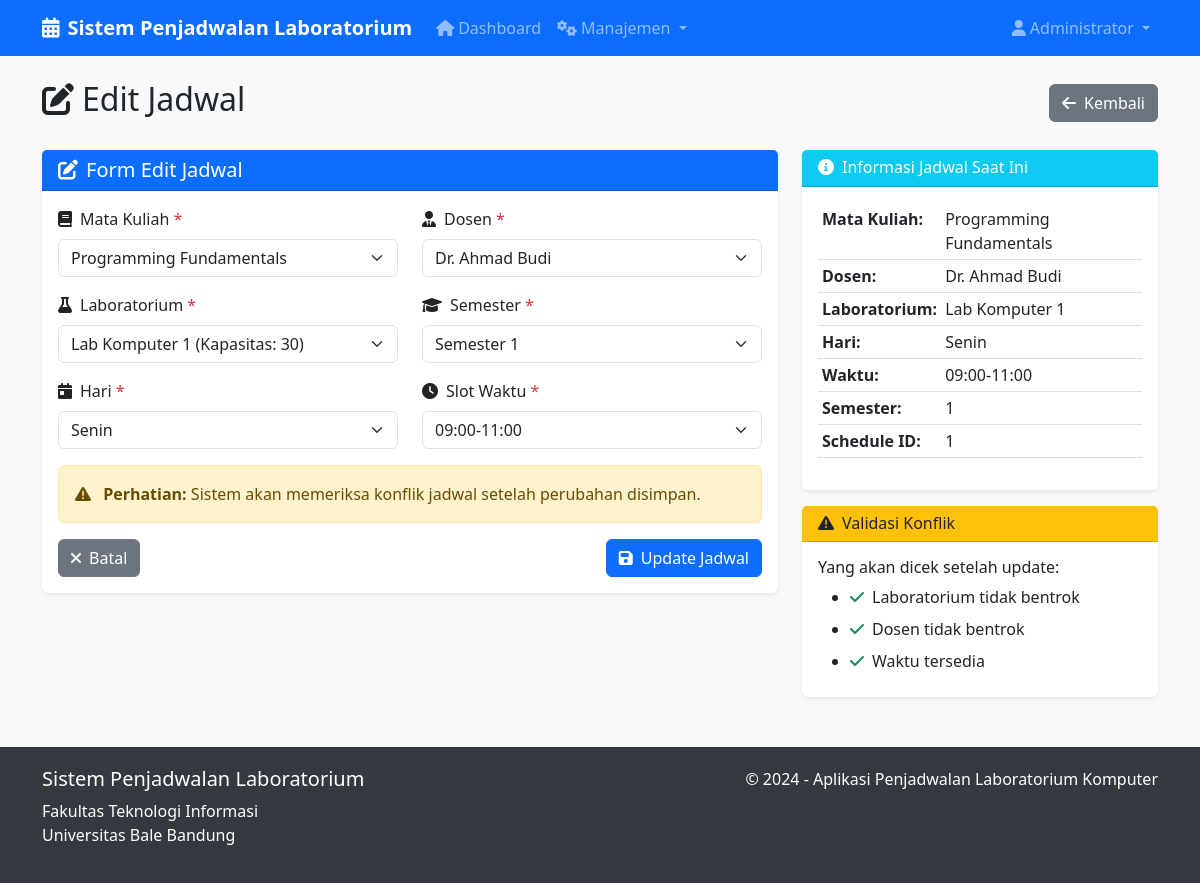
Before: /schedules/edit/1 (signed in) with the older database file.
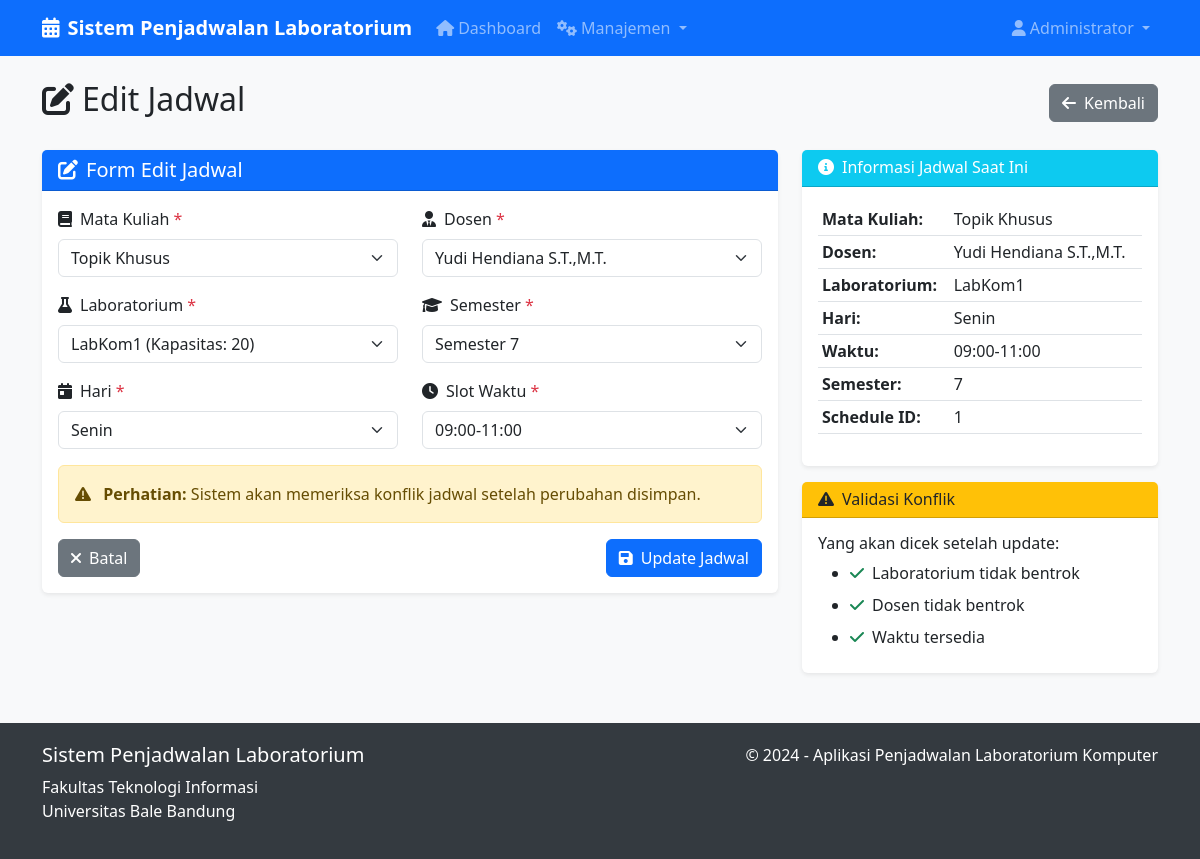
After: the same page with the newer database file.
### app.py (models this page shows)
class Schedule(db.Model):
    id = db.Column(db.Integer, primary_key=True)
    course_id = db.Column(db.Integer, db.ForeignKey('course.id'), nullable=False)
    lecturer_id = db.Column(db.Integer, db.ForeignKey('user.id'), nullable=False)
    lab_id = db.Column(db.Integer, db.ForeignKey('lab.id'), nullable=False)
    day = db.Column(db.String(10), nullable=False)  # Senin, Selasa, etc.
    time_slot = db.Column(db.String(20), nullable=False)  # 08:00-10:00, etc.
    semester = db.Column(db.String(20), nullable=False)  # Ganjil 2024/2025, etc.
    created_at = db.Column(db.DateTime, default=datetime.utcnow)

class Course(db.Model):
    id = db.Column(db.Integer, primary_key=True)
    course_name = db.Column(db.String(100), nullable=False)
    schedules = db.relationship('Schedule', backref='course', lazy=True)

class User(db.Model):
    id = db.Column(db.Integer, primary_key=True)
    username = db.Column(db.String(80), unique=True, nullable=False)
    password = db.Column(db.String(120), nullable=False)
    role = db.Column(db.String(20), nullable=False)  # admin, staff, lecturer
    full_name = db.Column(db.String(100), nullable=False)
    schedules = db.relationship('Schedule', backref='lecturer', lazy=True)

class Lab(db.Model):
    id = db.Column(db.Integer, primary_key=True)
    lab_name = db.Column(db.String(50), nullable=False)
    capacity = db.Column(db.Integer, nullable=False)
    schedules = db.relationship('Schedule', backref='laboratory', lazy=True)

### app.py (the view, shortened to what this page needs)
@app.route('/schedules/edit/<int:id>', methods=['GET', 'POST'])
@role_required('admin', 'staff')
def edit_schedule(id):
    schedule = Schedule.query.get_or_404(id)
    courses = Course.query.all()
    lecturers = User.query.filter_by(role='lecturer').all()
    labs = Lab.query.all()
    return render_template('edit_schedule.html',
                         schedule=schedule,
                         courses=courses,
                         lecturers=lecturers,
                         labs=labs)

### app.py (called while the page is built)
def role_required(*roles):
    def decorator(f):
        from functools import wraps
        @wraps(f)
        def decorated_function(*args, **kwargs):
            if 'user_id' not in session:
                flash('Silakan login terlebih dahulu', 'danger')
                return redirect(url_for('login'))
            user = User.query.get(session['user_id'])
            if user.role not in roles:
                flash('Anda tidak memiliki akses ke halaman ini', 'danger')
                return redirect(url_for('dashboard'))
            return f(*args, **kwargs)
        return decorated_function
    return decorator

### templates/edit_schedule.html (shortened to what the changed rows need)
{% extends "base.html" %}
{% block content %}
<div class="row">
    <div class="col-12">
        <div class="d-flex justify-content-between align-items-center mb-4">
            <h2><i class="fas fa-edit me-2"></i>Edit Jadwal</h2>
        </div>
    </div>
</div>
<div class="row">
    <div class="col-md-8">
        <div class="card">
            <div class="card-body">
                <form method="POST" id="scheduleForm">
                    <div class="row">
                        <div class="col-md-6 mb-3">
                            <label for="course_id" class="form-label">
                                <i class="fas fa-book me-2"></i>Mata Kuliah <span class="text-danger">*</span>
                            </label>
                            <select class="form-select" id="course_id" name="course_id" required>
                                {% for course in courses %}
                                <option value="{{ course.id }}" {% if course.id==schedule.course_id %}selected{% endif
                                    %}>
                                    {{ course.course_name }}
                                </option>
                                {% endfor %}
                            </select>
                        </div>
                        <div class="col-md-6 mb-3">
                            <label for="lecturer_id" class="form-label">
                                <i class="fas fa-user-tie me-2"></i>Dosen <span class="text-danger">*</span>
                            </label>
                            <select class="form-select" id="lecturer_id" name="lecturer_id" required>
                                {% for lecturer in lecturers %}
                                <option value="{{ lecturer.id }}" {% if lecturer.id==schedule.lecturer_id %}selected{%
                                    endif %}>
                                    {{ lecturer.full_name }}
                                </option>
                                {% endfor %}
                            </select>
                        </div>
                    </div>
                    <div class="row">
                        <div class="col-md-6 mb-3">
                            <label for="lab_id" class="form-label">
                                <i class="fas fa-flask me-2"></i>Laboratorium <span class="text-danger">*</span>
                            </label>
                            <select class="form-select" id="lab_id" name="lab_id" required>
                                {% for lab in labs %}
                                <option value="{{ lab.id }}" data-capacity="{{ lab.capacity }}" {% if
                                    lab.id==schedule.lab_id %}selected{% endif %}>
                                    {{ lab.lab_name }} (Kapasitas: {{ lab.capacity }})
                                </option>
                                {% endfor %}
                            </select>
                        </div>
                        <div class="col-md-6 mb-3">
                            <label for="semester" class="form-label">
                                <i class="fas fa-graduation-cap me-2"></i>Semester <span class="text-danger">*</span>
                            </label>
                            <select class="form-select" id="semester" name="semester" required>
                                {% for i in range(1, 9) %}
                                <option value="{{ i }}" {% if schedule.semester==i|string %}selected{% endif %}>Semester
                                    {{ i }}</option>
                                {% endfor %}
                            </select>
                        </div>
                    </div>
                    <div class="row">
                        <div class="col-md-6 mb-3">
                            <label for="day" class="form-label">
                                <i class="fas fa-calendar-day me-2"></i>Hari <span class="text-danger">*</span>
                            </label>
                            <select class="form-select" id="day" name="day" required>
                                <option value="Senin" {% if schedule.day=='Senin' %}selected{% endif %}>Senin</option>
                            </select>
                        </div>
                        <div class="col-md-6 mb-3">
                            <label for="time_slot" class="form-label">
                                <i class="fas fa-clock me-2"></i>Slot Waktu <span class="text-danger">*</span>
                            </label>
                            <select class="form-select" id="time_slot" name="time_slot" required>
                                <option value="09:00-11:00" {% if schedule.time_slot=='09:00-11:00' %}selected{% endif
                                    %}>09:00-11:00</option>
                            </select>
                        </div>
                    </div>
                </form>
            </div>
        </div>
    </div>
    <div class="col-md-4">
        <div class="card">
            <div class="card-body">
                <table class="table table-sm">
                    <tr>
                        <td><strong>Mata Kuliah:</strong></td>
                        <td>{{ schedule.course.course_name }}</td>
                    </tr>
                    <tr>
                        <td><strong>Dosen:</strong></td>
                        <td>{{ schedule.lecturer.full_name }}</td>
                    </tr>
                    <tr>
                        <td><strong>Laboratorium:</strong></td>
                        <td>{{ schedule.laboratory.lab_name }}</td>
                    </tr>
                    <tr>
                        <td><strong>Hari:</strong></td>
                        <td>{{ schedule.day }}</td>
                    </tr>
                    <tr>
                        <td><strong>Waktu:</strong></td>
                        <td>{{ schedule.time_slot }}</td>
                    </tr>
                    <tr>
                        <td><strong>Semester:</strong></td>
                        <td>{{ schedule.semester }}</td>
                    </tr>
                    <tr>
                        <td><strong>Schedule ID:</strong></td>
                        <td>{{ schedule.id }}</td>
                    </tr>
                </table>
            </div>
        </div>
    </div>
</div>
{% endblock %}

Changed rows visible on the page:
no longer on this page (row edited): Course: course.course_name "Programming Fundamentals"
changed Schedule "Senin": course_id "Programming Fundamentals" → "Topik Khusus"; lecturer_id "Dr. Ahmad Budi" → "Yudi Hendiana S.T.,M.T."; lab_id "Lab Komputer 1 (Kapasitas: 30)" → "LabKom1 (Kapasitas: 20)"; semester "Semester 1" → "Semester 7"; semester "1" → "7"
now on this page (row edited): Course: course.course_name "Topik Khusus"
changed User: lecturer.full_name "Dr. Ahmad Budi" → "Yudi Hendiana S.T.,M.T."
changed Lab: laboratory.lab_name "Lab Komputer 1" → "LabKom1"
